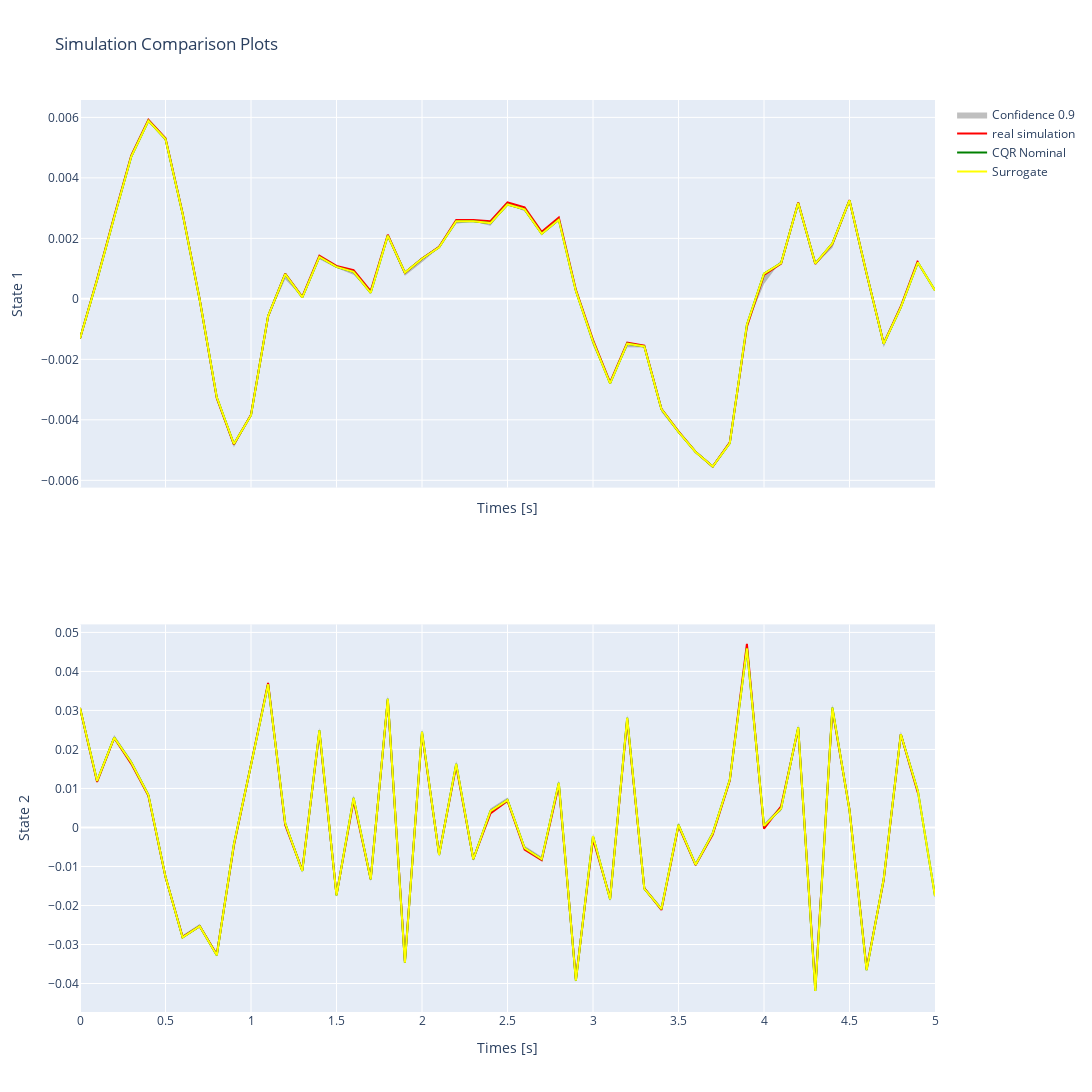

The cell this chart's notebook holds for it:
### Markdown cell above
# verifying simulator performance

### Code cell
dm.check_simulator(system=spring_system, iter= 50)
